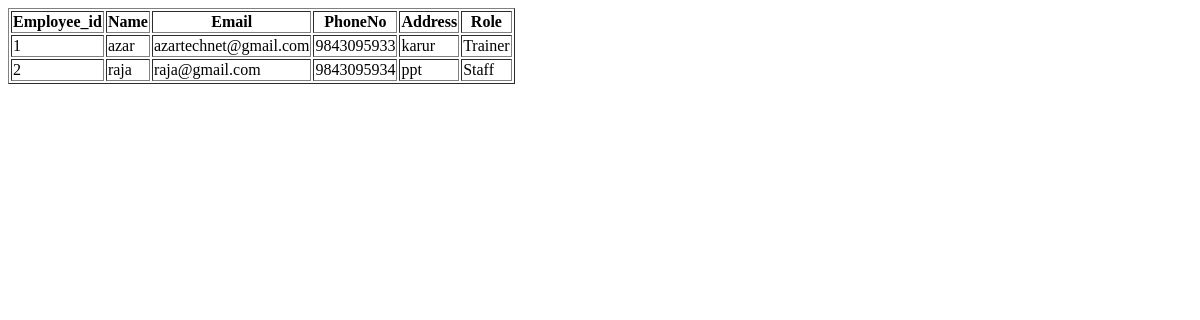
/employees/, run on an earlier commit of the app's database.
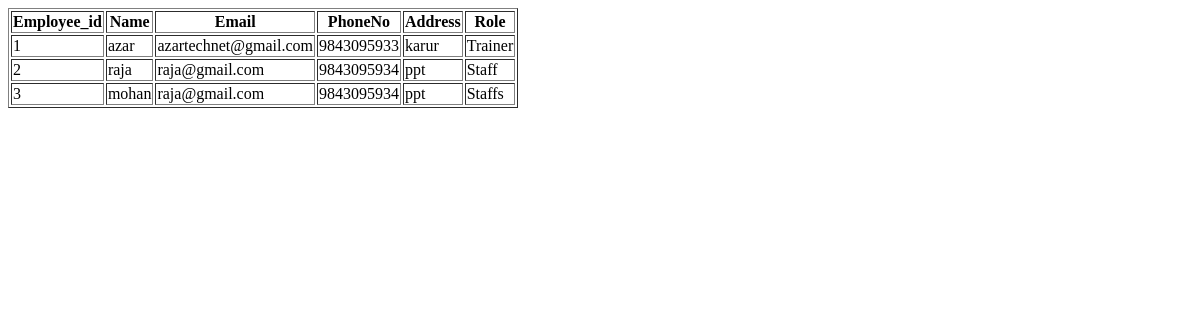
And on a later commit of the database.
### employee/models.py (models this page shows)
class Employee(models.Model):
    employee_id = models.AutoField(primary_key=True)
    name = models.CharField(max_length=100)
    email = models.EmailField(max_length=100)
    phone_number = models.CharField(max_length=20)
    address = models.CharField(max_length=200)
    role = models.CharField(max_length=100)

### employee/views.py (the view)
# urls.py: path('employees/',employee_list,name="employee_list")
def employee_list(request):
    employees=Employee.objects.all()
    return render(request, 'employee/employees.html',{"employees":employees})

### employee/templates/employee/employees.html (shortened to what this page needs)
<!DOCTYPE html>
<html lang="en">
<head>
</head>
<body>
    <table border="1">
        <tr>
            <th>Employee_id</th>
            <th>Name</th>
            <th>Email</th>
            <th>PhoneNo</th>
            <th>Address</th>
            <th>Role</th>
        </tr>
        <thead>
            <tbody>
                {% for employee in employees %}
                <tr>
                    <td>{{employee.employee_id}}</td>
                    <td>{{employee.name}}</td>
                    <td>{{employee.email}}</td>
                    <td>{{employee.phone_number}}</td>
                    <td>{{employee.address}}</td>
                    <td>{{employee.role}}</td>
                </tr>
                {% endfor %}
            </tbody>
        </thead>
    </table>
</body>
</html>

What changed in the data, as far as the page shows it:
added Employee: employee_id "3", name "mohan", email "raja@gmail.com", phone_number "9843095934", address "ppt", role "Staffs"
